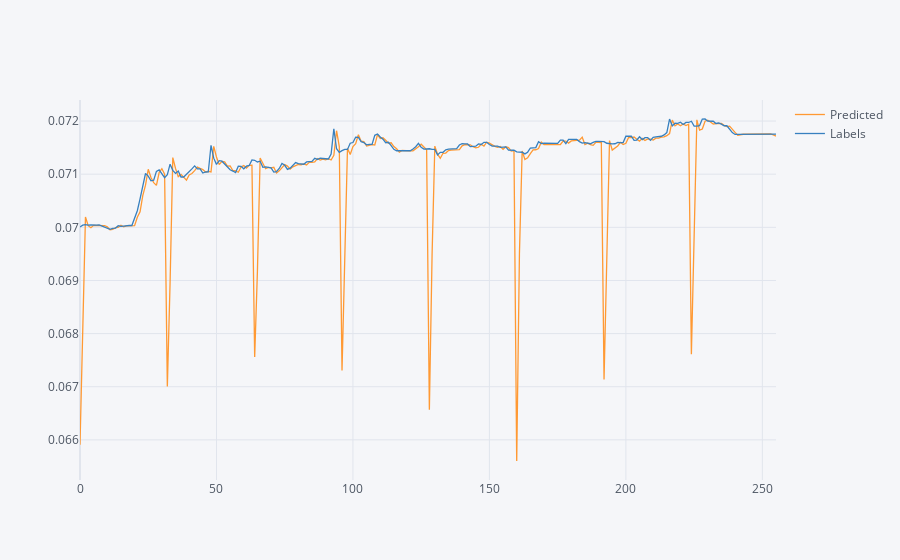

Notebook source saved alongside this figure:
### Markdown cell above
# Compare predictions and labels

### Code cell
import tensorflow as tf

test_window, label_window = next(iter(window.test))
model.reset_states()
predictions = model(test_window)

predictions = tf.reshape(predictions, [-1])
label_window = tf.reshape(label_window, [-1])

pred2labels = pd.DataFrame({ 'Predicted': predictions, 'Labels': label_window})

pred2labels.iplot()

### Figure 1 — Plotly figure (JSON) as saved in the notebook; plotly's stock layout.template omitted (floating-point values rounded to 4 significant figures; data arrays with more than 128 entries replaced by an {"elided": "..."} marker saying what was removed)
{"data": [{"line": {"color": "rgba(255, 153, 51, 1.0)", "dash": "solid", "shape": "linear", "width": 1.3}, "mode": "lines", "name": "Predicted", "text": "", "type": "scatter", "x": {"elided": "256 int values"}, "y": {"elided": "256 float values"}}, {"line": {"color": "rgba(55, 128, 191, 1.0)", "dash": "solid", "shape": "linear", "width": 1.3}, "mode": "lines", "name": "Labels", "text": "", "type": "scatter", "x": {"elided": "256 int values"}, "y": {"elided": "256 float values"}}], "layout": {"legend": {"bgcolor": "#F5F6F9", "font": {"color": "#4D5663"}}, "paper_bgcolor": "#F5F6F9", "plot_bgcolor": "#F5F6F9", "title": {"font": {"color": "#4D5663"}}, "xaxis": {"gridcolor": "#E1E5ED", "showgrid": true, "tickfont": {"color": "#4D5663"}, "title": {"font": {"color": "#4D5663"}, "text": ""}, "zerolinecolor": "#E1E5ED"}, "yaxis": {"gridcolor": "#E1E5ED", "showgrid": true, "tickfont": {"color": "#4D5663"}, "title": {"font": {"color": "#4D5663"}, "text": ""}, "zerolinecolor": "#E1E5ED"}}}
